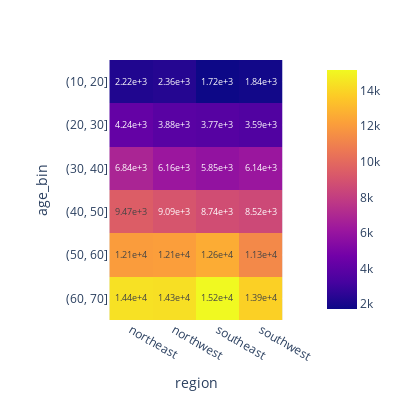

The code cell stored with this chart in its notebook:
### Code cell
# Plotly heatmap
fig = px.imshow(
    pivot_df, x=pivot_df.columns, y=pivot_df.index.astype('str'), #pandas 버전에 따라 에러가 발생할 수 있어 string으로 변환
    text_auto='.2e', width=400, height=400
)
fig.show()

### Figure 1 — Plotly figure (JSON) as saved in the notebook; plotly's stock layout.template omitted (floating-point values rounded to 4 significant figures)
{"data": [{"coloraxis": "coloraxis", "hovertemplate": "region: %{x}<br>age_bin: %{y}<br>color: %{z}<extra></extra>", "name": "0", "texttemplate": "%{z:.2e}", "type": "heatmap", "x": ["northeast", "northwest", "southeast", "southwest"], "xaxis": "x", "y": ["(10, 20]", "(20, 30]", "(30, 40]", "(40, 50]", "(50, 60]", "(60, 70]"], "yaxis": "y", "z": [[2218.0, 2362.0, 1723.0, 1843.0], [4237.0, 3877.0, 3767.0, 3591.0], [6839.0, 6164.0, 5847.0, 6139.0], [9474.0, 9091.0, 8738.0, 8520.0], [12060.0, 12130.0, 12630.0, 11310.0], [14410.0, 14350.0, 15160.0, 13850.0]]}], "layout": {"coloraxis": {"colorscale": [[0, "#0d0887"], [0.1111, "#46039f"], [0.2222, "#7201a8"], [0.3333, "#9c179e"], [0.4444, "#bd3786"], [0.5556, "#d8576b"], [0.6667, "#ed7953"], [0.7778, "#fb9f3a"], [0.8889, "#fdca26"], [1, "#f0f921"]]}, "height": 400, "margin": {"t": 60}, "width": 400, "xaxis": {"anchor": "y", "autorange": true, "constrain": "domain", "domain": [0.1261, 0.8739], "range": [-0.5, 3.5], "scaleanchor": "y", "title": {"text": "region"}, "type": "category"}, "yaxis": {"anchor": "x", "autorange": true, "constrain": "domain", "domain": [0, 1], "range": [5.5, -0.5], "title": {"text": "age_bin"}, "type": "category"}}}
